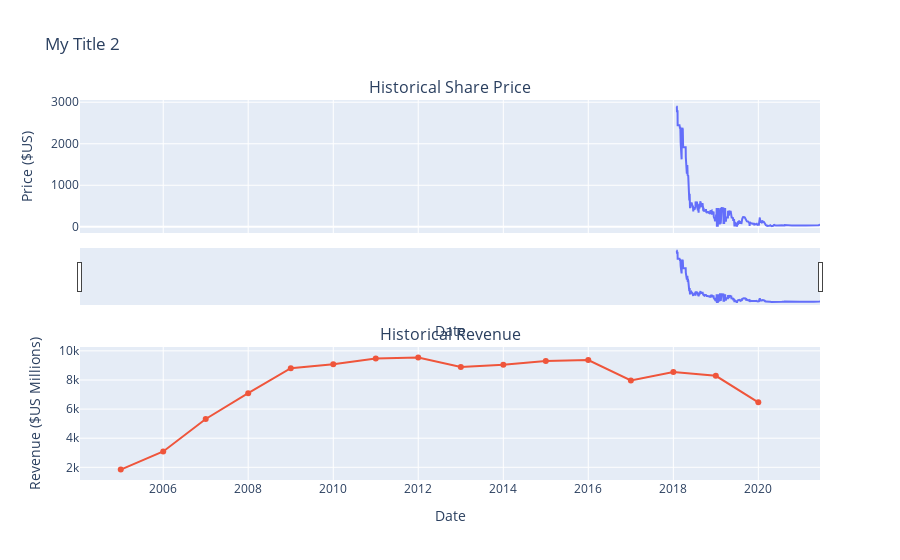

This figure's notebook cell:
### Markdown cell above
Use the `make_graph` function to graph the GameStop Stock Data, also provide a title for the graph. The structure to call the `make_graph` function is `make_graph(gme_data, gme_revenue, 'GameStop')`. Note the graph will only show data upto June 2021.

### Code cell
make_graph(game_data, game_revenue, 'My Title 2')

### Figure 1 — Plotly figure (JSON) as saved in the notebook; plotly's stock layout.template omitted (floating-point values rounded to 4 significant figures; data arrays with more than 128 entries replaced by an {"elided": "..."} marker saying what was removed)
{"data": [{"name": "Share Price", "type": "scatter", "x": {"elided": "851 str values"}, "xaxis": "x", "y": {"elided": "851 float values"}, "yaxis": "y"}, {"name": "Revenue", "type": "scatter", "x": ["2020-01-01T00:00:00", "2019-01-01T00:00:00", "2018-01-01T00:00:00", "2017-01-01T00:00:00", "2016-01-01T00:00:00", "2015-01-01T00:00:00", "2014-01-01T00:00:00", "2013-01-01T00:00:00", "2012-01-01T00:00:00", "2011-01-01T00:00:00", "2010-01-01T00:00:00", "2009-01-01T00:00:00", "2008-01-01T00:00:00", "2007-01-01T00:00:00", "2006-01-01T00:00:00", "2005-01-01T00:00:00"], "xaxis": "x2", "y": [6466, 8285, 8547, 7965, 9364, 9296, 9040, 8887, 9551, 9474, 9078, 8806, 7094, 5319, 3092, 1843], "yaxis": "y2"}], "layout": {"annotations": [{"font": {"size": 16}, "showarrow": false, "text": "Historical Share Price", "x": 0.5, "xanchor": "center", "xref": "paper", "y": 1.0, "yanchor": "bottom", "yref": "paper"}, {"font": {"size": 16}, "showarrow": false, "text": "Historical Revenue", "x": 0.5, "xanchor": "center", "xref": "paper", "y": 0.35, "yanchor": "bottom", "yref": "paper"}], "autosize": true, "showlegend": false, "title": {"text": "My Title 2"}, "xaxis": {"anchor": "y", "autorange": true, "domain": [0, 1], "matches": "x2", "range": ["2004-01-04 05:15:59.6465", "2021-06-14"], "rangeslider": {"autorange": true, "range": ["2004-01-04 05:15:59.6465", "2021-06-14"], "visible": true, "yaxis": {"_template": null, "rangemode": "match"}}, "showticklabels": false, "title": {"text": "Date"}, "type": "date"}, "xaxis2": {"anchor": "y2", "autorange": true, "domain": [0, 1], "range": ["2004-01-04 05:15:59.6465", "2021-06-14"], "title": {"text": "Date"}, "type": "date"}, "yaxis": {"anchor": "x", "autorange": true, "domain": [0.65, 1.0], "range": [-149.3, 3054.0], "title": {"text": "Price ($US)"}, "type": "linear"}, "yaxis2": {"anchor": "x2", "autorange": true, "domain": [0, 0.35], "range": [1268.0, 10130.0], "title": {"text": "Revenue ($US Millions)"}, "type": "linear"}}}
